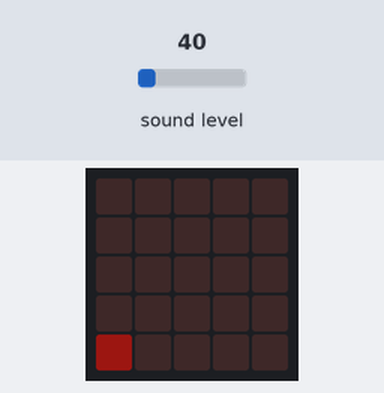
Recording of a program running on a simulated BBC micro:bit running MicroPython. Parts: the board's 5×5 LED display. The inputs (shaded band) are chosen by the test bench; at power-on: sound level 40. Dim RGB values are drawn brighter than linear; what the program prints to the serial console is not drawn.

Above: at 1.2 s.
1.3 s: sound level set to 5
At 2.4 s:
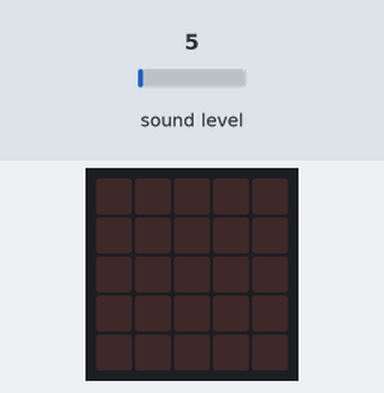
2.8 s: sound level set to 64
At 3.6 s:
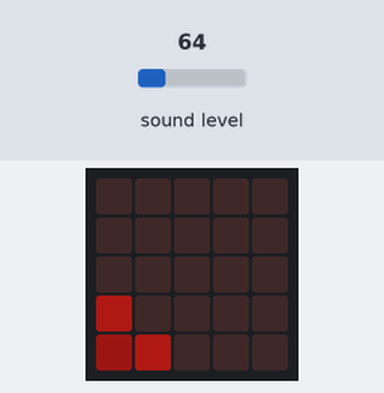
4.3 s: sound level set to 128
At 4.7 s:
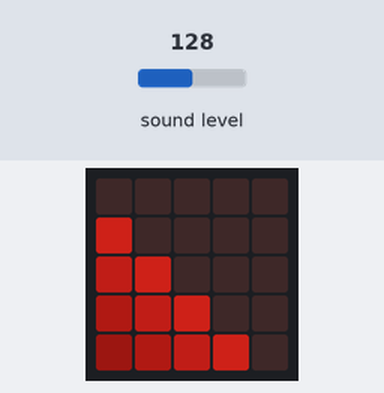
5.8 s: sound level set to 191
At 7.0 s:
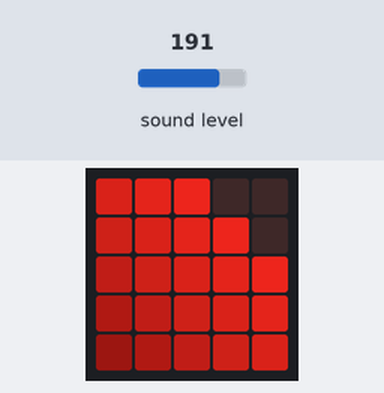
7.3 s: sound level set to 250
At 8.2 s:
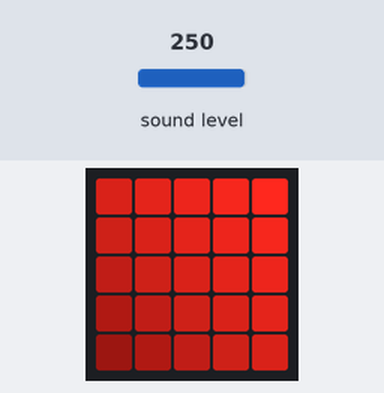
Timing chart, 0 to 9.8 s (numbered marks = the images above; inputs shaded):
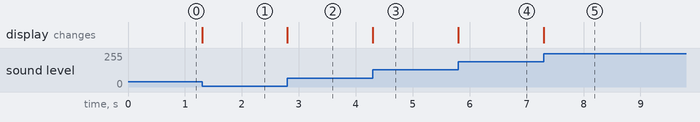

The program:

MicSoundLevel.py
```python
from microbit import *
print("\nMICROPHONE SOUND LEVEL MONITOR BY \u00A3\u20AC\u00D8 \u00A9A\u00AEVALHO")
print("\nOnce upon a long, long time ago, in a kingdom far, far away...\n")
#------------------------------------------------------------------------
#
#                                                     columns
#                                                    /       \
#                                                  . 0 1 2 3 4 X
#                                                   +---------+
#                                        row4      0|5 6 7 8 9| <--- 5X5 LED MATRIX
#                                                   | \ \ \ \ |
#                                        row3      1|4 5 6 7 8|\
#                                                   | \ \ \ \ | \
#                                        row2      2|3 4 5 6 7|\ \
#                                                   | \ \ \ \ | \ \
#                                        row1      3|2 3 4 5 6|\ \ \
#                                                   | \ \ \ \ | \ \ \
#                                        row0      4|1 2 3 4 5|\ \ \ \
#                                                   +---------+ \ \ \ \
#                                                  Y   \ \ \ \ \ \ \ \ \
# brightness levels: (0) off ~ (9) full on.             \ \ \ \ \ \ \ \ \
#                                                      0 1 2 3 4 5 6 7 8 9
#                row4  row3  row2  row1  row0          | | | | | | | | | |
levels = [Image("00000:00000:00000:00000:00000"), # <--+ | | | | | | | | |
          Image("00000:00000:00000:00000:10000"), # <----+ | | | | | | | | QUIET
          Image("00000:00000:00000:20000:12000"), # <------+ | | | | | | |
          Image("00000:00000:30000:23000:12300"), # <--------+ | | | | | |
          Image("00000:40000:34000:23400:12340"), # <----------+ | | | | |
          Image("50000:45000:34500:23450:12345"), # <------------+ | | | | MIDI RANGE
          Image("56000:45600:34560:23456:12345"), # <--------------+ | | |
          Image("56700:45670:34567:23456:12345"), # <----------------+ | |
          Image("56780:45678:34567:23456:12345"), # <------------------+ |
          Image("56789:45678:34567:23456:12345")] # <--------------------+ NOISY

#------------------------------------------------------------------------

def main():

    while True:

#       x = 25 # if input level MAX (255)   ---> output will be 0 ~ 10 (10 will cause index error. do not use!!!)
#       x = 26 # increase     sensitivity \
        x = 27 # intermediate sensitivity  +------------------> 0 ~  9 ( fire at will!!!)
#       x = 28 # decrease     sensitivity /
#       x = 29 # if input level MAX (255)   ---> output will be 0 ~  8 ( 9 will never be obtained. do not use!!!)

# 0 <= input  <= 255 <--- microphone.sound_level()
# 0 <= output <=   9 ---> index to levels

        display.show(levels[int(microphone.sound_level() / x)])

if __name__ == "__main__":
    try: main()
    except KeyboardInterrupt:
        display.clear()
        print("And they lived happily ever after and th-th-that's all, folks!\n")

#------------------------------------------------------------------------
```

Measured:
- after the input at 1.3 s, the display: changes at once (image 1)
- after the input at 2.8 s, the display: changes at once (image 2)
- after the input at 4.3 s, the display: changes at once (image 3)
- after the input at 5.8 s, the display: changes at once (image 4)
- after the input at 7.3 s, the display: changes at once (image 5)
